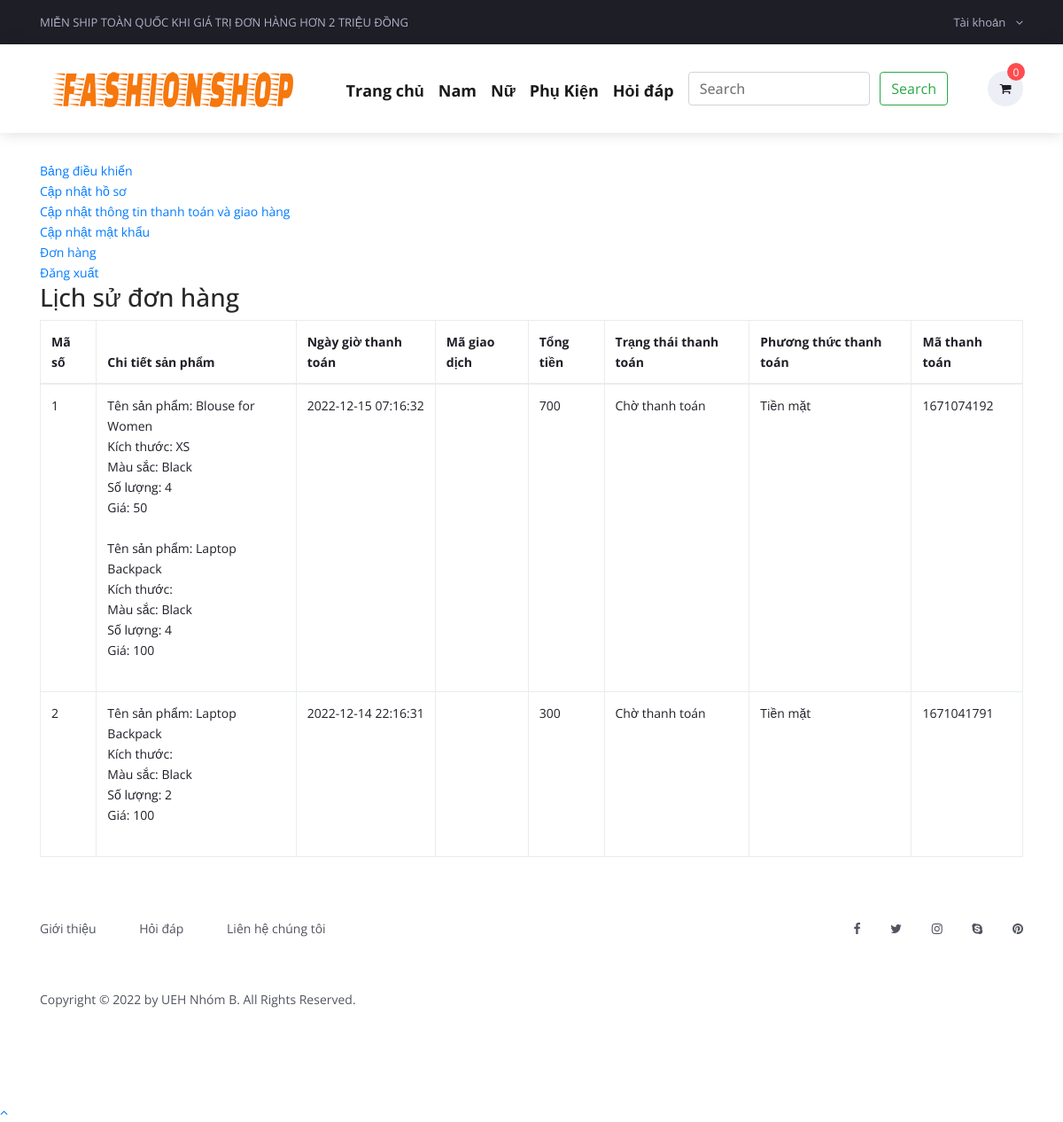
/customer-order.php (signed in), run on an earlier commit of the app's database.
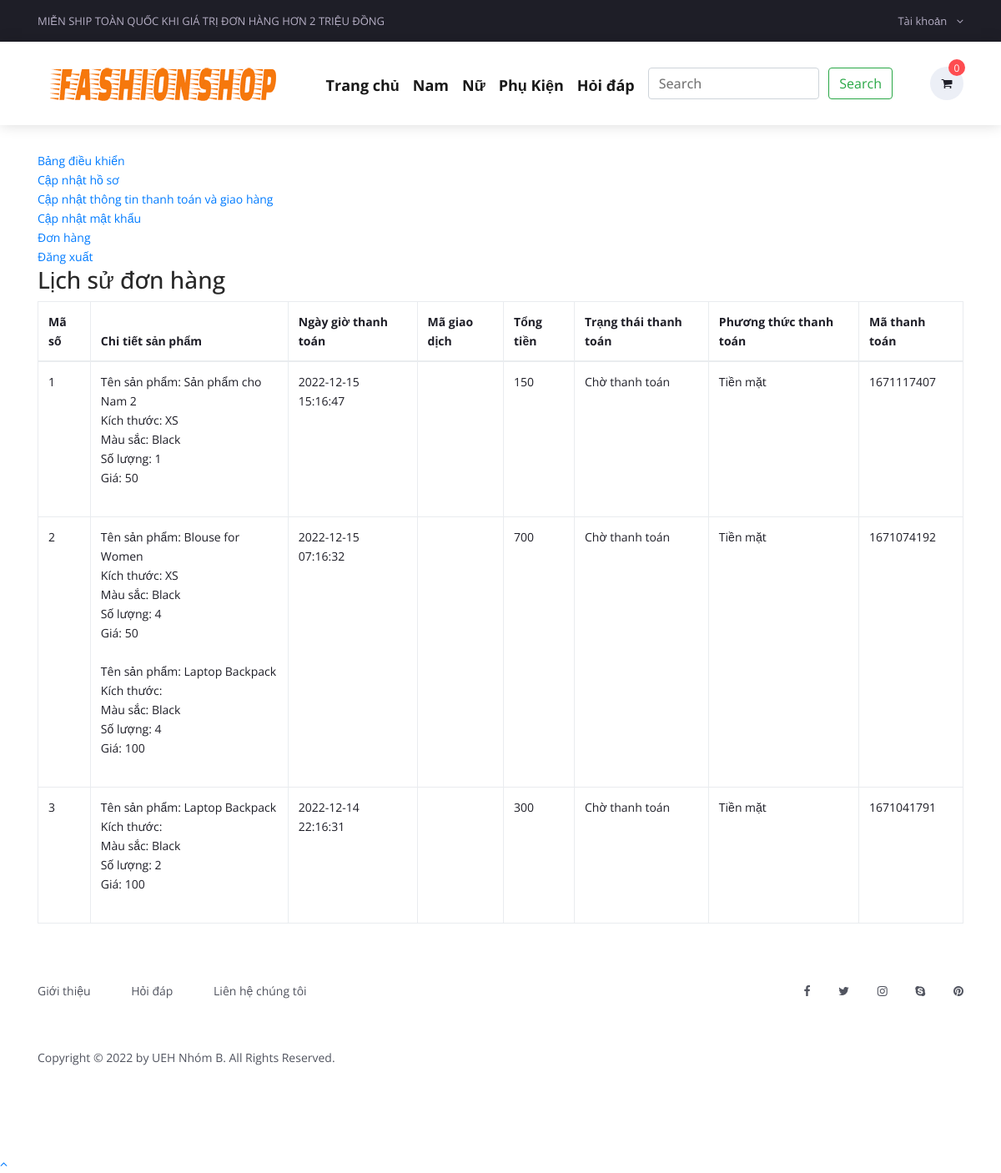
And on a later commit of the database.
### tables this page shows
CREATE TABLE `tbl_top_category` (
  `tcat_id` int(11) NOT NULL AUTO_INCREMENT,
  `tcat_name` varchar(255) NOT NULL DEFAULT '',
  `show_on_menu` int(11) NOT NULL,
  `photo` varchar(255) DEFAULT NULL,
  PRIMARY KEY (`tcat_id`)
);

CREATE TABLE `tbl_payment` (
  `id` int(11) NOT NULL AUTO_INCREMENT,
  `customer_id` int(11) NOT NULL,
  `customer_name` varchar(255) NOT NULL,
  `customer_email` varchar(255) NOT NULL,
  `payment_date` varchar(50) NOT NULL,
  `txnid` varchar(255) NOT NULL,
  `paid_amount` int(11) NOT NULL,
  `card_number` varchar(50) NOT NULL,
  `card_cvv` varchar(10) NOT NULL,
  `card_month` varchar(10) NOT NULL,
  `card_year` varchar(10) NOT NULL,
  `bank_transaction_info` text NOT NULL,
  `payment_method` varchar(20) NOT NULL,
  `payment_status` varchar(25) NOT NULL,
  `shipping_status` varchar(20) NOT NULL,
  `payment_id` varchar(255) NOT NULL,
  PRIMARY KEY (`id`)
);

CREATE TABLE `tbl_order` (
  `id` int(11) NOT NULL AUTO_INCREMENT,
  `product_id` int(11) NOT NULL,
  `product_name` varchar(255) NOT NULL,
  `size` varchar(100) NOT NULL,
  `color` varchar(100) NOT NULL,
  `quantity` varchar(50) NOT NULL,
  `unit_price` varchar(50) NOT NULL,
  `payment_id` varchar(255) NOT NULL,
  PRIMARY KEY (`id`)
);

### customer-order.php (the view, shortened to what the changed rows need)
<?php require_once('header.php'); ?>
<div class="page">
    <div class="container">
        <div class="row">
            <div class="col-md-12">
                <div class="user-content">
                    <div class="table-responsive">
                        <table class="table table-bordered">
                            <thead>
                                <tr>
                                    <th><?php echo LANG_VALUE_7; ?></th>
                                    <th><?php echo LANG_VALUE_48; ?></th>
                                    <th><?php echo LANG_VALUE_27; ?></th>
                                    <th><?php echo LANG_VALUE_28; ?></th>
                                    <th><?php echo LANG_VALUE_29; ?></th>
                                    <th><?php echo LANG_VALUE_30; ?></th>
                                    <th><?php echo LANG_VALUE_31; ?></th>
                                    <th><?php echo LANG_VALUE_32; ?></th>
                                </tr>
                            </thead>
                            <tbody>
            <?php
            $limit = 10;
            $page = @$_GET['page'];
            if($page)
                $start = ($page - 1) * $limit;
            else
                $start = 0;
            $statement = $pdo->prepare("SELECT * FROM tbl_payment WHERE customer_email=? ORDER BY id DESC LIMIT $start, $limit");
            $statement->execute(array($_SESSION['customer']['cust_email']));
            $result = $statement->fetchAll(PDO::FETCH_ASSOC);
            if ($page == 0) $page = 1;
            ?>
                                <?php
                                $tip = $page*10-10;
                                foreach ($result as $row) {
                                    $tip++;
                                    ?>
                                    <tr>
                                        <td><?php echo $tip; ?></td>
                                        <td>
                                            <?php
                                            $statement1 = $pdo->prepare("SELECT * FROM tbl_order WHERE payment_id=?");
                                            $statement1->execute(array($row['payment_id']));
                                            $result1 = $statement1->fetchAll(PDO::FETCH_ASSOC);
                                            foreach ($result1 as $row1) {
                                                echo 'Tên sản phẩm: '.$row1['product_name'];
                                                echo '<br>Kích thước: '.$row1['size'];
                                                echo '<br>Màu sắc: '.$row1['color'];
                                                echo '<br>Số lượng: '.$row1['quantity'];
                                                echo '<br>Giá: '.$row1['unit_price'];
                                                echo '<br><br>';
                                            }
                                            ?>
                                        </td>
                                        <td><?php echo $row['payment_date']; ?></td>
                                        <td><?php echo $row['txnid']; ?></td>
                                        <td><?php echo $row['paid_amount']; ?></td>
                                        <td><?php echo $row['payment_status']; ?></td>
                                        <td><?php echo $row['payment_method']; ?></td>
                                        <td><?php echo $row['payment_id']; ?></td>
                                    </tr>
                                    <?php
                                }
                                ?>
                            </tbody>
                        </table>
                </div>
            </div>
        </div>
    </div>
</div>
<?php require_once('footer.php'); ?>

### header.php (shortened to what the changed rows need)
<?php
include("admin/inc/config.php");
?>
<!DOCTYPE html>
<html lang="en">
<head>
	<link rel="stylesheet" type="text/css" href="styles/bootstrap4/bootstrap.min.css">
	<link href="plugins/font-awesome-4.7.0/css/font-awesome.min.css" rel="stylesheet" type="text/css">
	<link rel="stylesheet" type="text/css" href="plugins/OwlCarousel2-2.2.1/owl.carousel.css">
	<link rel="stylesheet" type="text/css" href="plugins/OwlCarousel2-2.2.1/owl.theme.default.css">
	<link rel="stylesheet" type="text/css" href="plugins/OwlCarousel2-2.2.1/animate.css">
	<link rel="stylesheet" type="text/css" href="styles/responsive.css">
	<link rel="stylesheet" type="text/css" href="styles/main_styles.css">
</head>
<body>
<div class="super_container">
	<header class="header trans_300">
		<div class="main_nav_container">
			<div class="container">
				<div class="row">
				<div class="col-lg-12 text-right">
						<nav class="navbar navbar-expand-lg navbar-light">
							<div class="collapse navbar-collapse" id="navbarSupportedContent">
								<ul class="navbar-nav mr-auto">
									<?php
										$statement = $pdo->prepare("SELECT * FROM tbl_top_category WHERE show_on_menu=1");
										$statement->execute();
										$result = $statement->fetchAll(PDO::FETCH_ASSOC);
										foreach ($result as $row) {
											?>
												<li class="nav-item active">
													<a class="nav-link customer-font" href="product-category.php?id=<?php echo $row['tcat_id']; ?>&type=top-category"><?php echo $row['tcat_name']; ?><span class="sr-only"></span></a>
												</li>
											<?php
										}
										?>
								</ul>
							</div>
						</nav>
				</div>
				</div>
			</div>
		</div>
	</header>

What changed in the data, as far as the page shows it:
added tbl_payment: payment_date "2022-12-15 15:16:47", paid_amount "150", payment_status "Chờ thanh toán", payment_method "Tiền mặt", payment "1671117407"
added tbl_order: product_name "Sản phẩm cho Nam 2", size "XS", color "Black", quantity "1", unit_price "50", shown under "2022-12-15 15:16:47"
